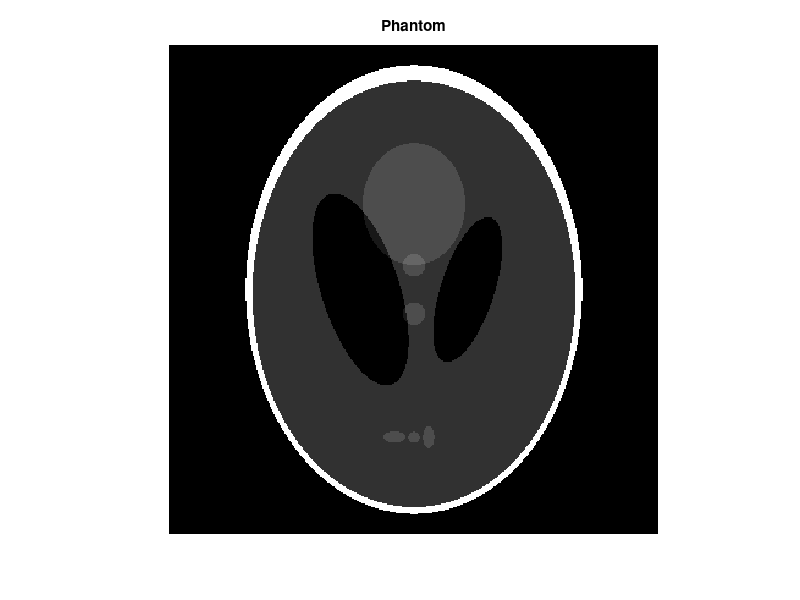
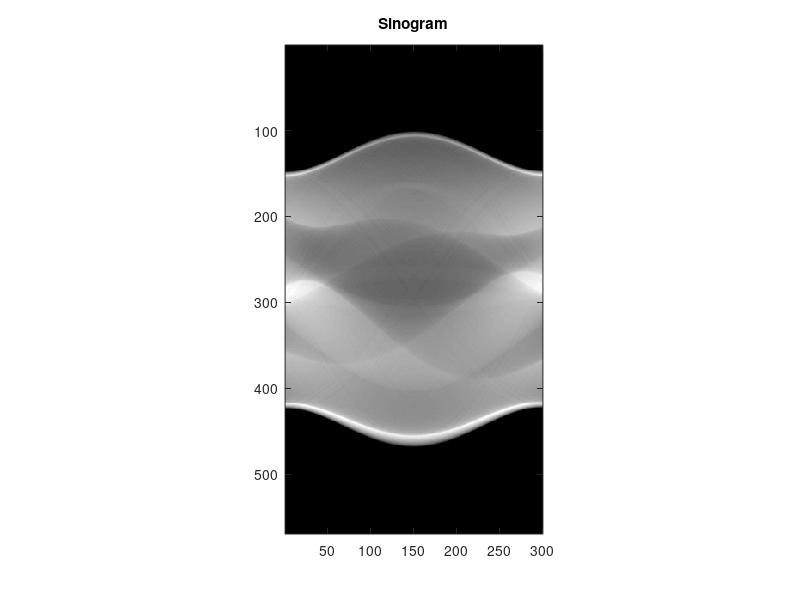

Recreate these plots in MATLAB, in order. (Note: this script raises an error after producing the figures.)
clc;clear;close all;
%% create phantom
im = phantom('Modified Shepp-Logan',400);
figure;
imshow(im);
title('Phantom');
%% radon transform
theta = linspace(0,180,300);
sino = radon(im,theta);
figure;
imagesc(sino);axis image;colormap gray;
title('Sinogram');
%% ramp filtering
[sinof,n,hs] = my_ramp(sino');
sinob = sinof(:,end:-1:1);
figure;
imagesc(sinob);axis image;colormap gray;
title('Filtered Sinogram');
%% back projection
FB = my_bpj(sinob,theta,1);

